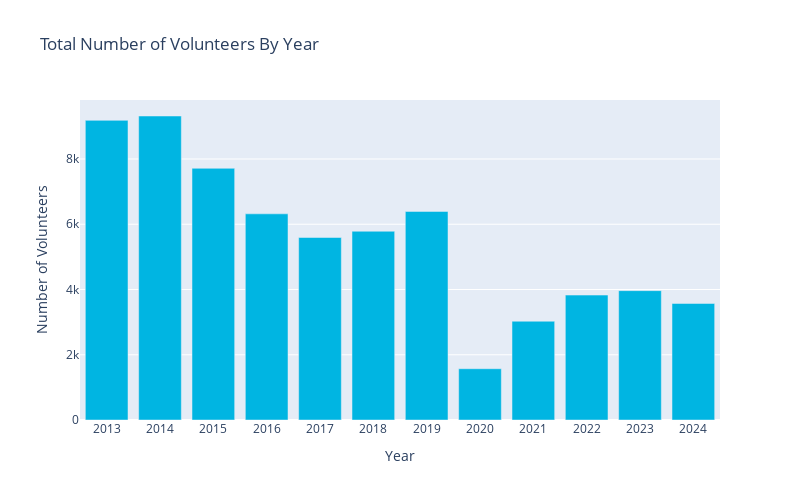

Notebook code for this chart:
### Markdown cell above
## Total Number of Volunteers Each Year

Total volunteers are defined as Adult Volunteers + 0.5 * Youth Volunteers, just like in the NOAA marine debris report.

### Code cell
fig = graph_maker.annual_volunteers()
fig.show()

### Figure 1 — Plotly figure (JSON) as saved in the notebook; plotly's stock layout.template omitted (floating-point values rounded to 4 significant figures)
{"data": [{"alignmentgroup": "True", "hovertemplate": "index=%{x}<br>Total Volunteers=%{y}<extra></extra>", "legendgroup": "", "marker": {"color": "#00b5e2", "pattern": {"shape": ""}}, "name": "", "offsetgroup": "", "orientation": "v", "showlegend": false, "textposition": "auto", "type": "bar", "x": [2013, 2014, 2015, 2016, 2017, 2018, 2019, 2020, 2021, 2022, 2023, 2024], "xaxis": "x", "y": [9184, 9318, 7715, 6319, 5594, 5785, 6392.0, 1572.0, 3028.0, 3829, 3966.0, 3572.0], "yaxis": "y"}], "layout": {"autosize": false, "barmode": "relative", "height": 500, "legend": {"tracegroupgap": 0}, "title": {"text": "Total Number of Volunteers By Year"}, "width": 800, "xaxis": {"anchor": "y", "autorange": true, "domain": [0, 1], "dtick": "Y1", "range": [2012.0, 2024.0], "title": {"text": "Year"}, "type": "linear"}, "yaxis": {"anchor": "x", "autorange": true, "domain": [0, 1], "range": [0, 9808.0], "title": {"text": "Number of Volunteers"}, "type": "linear"}}}
